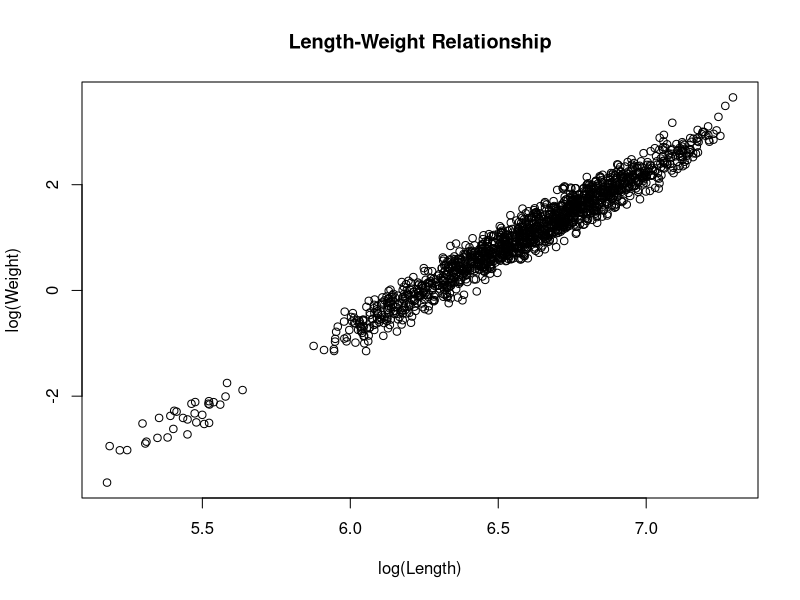
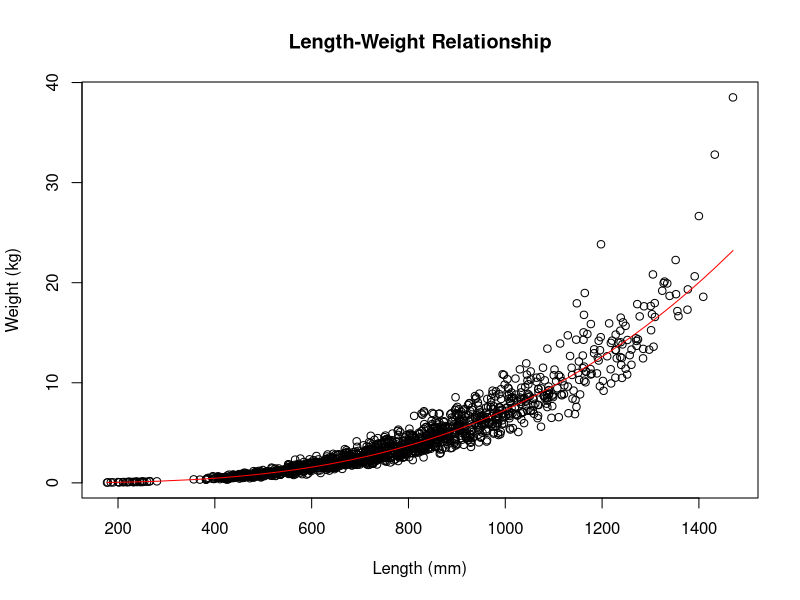
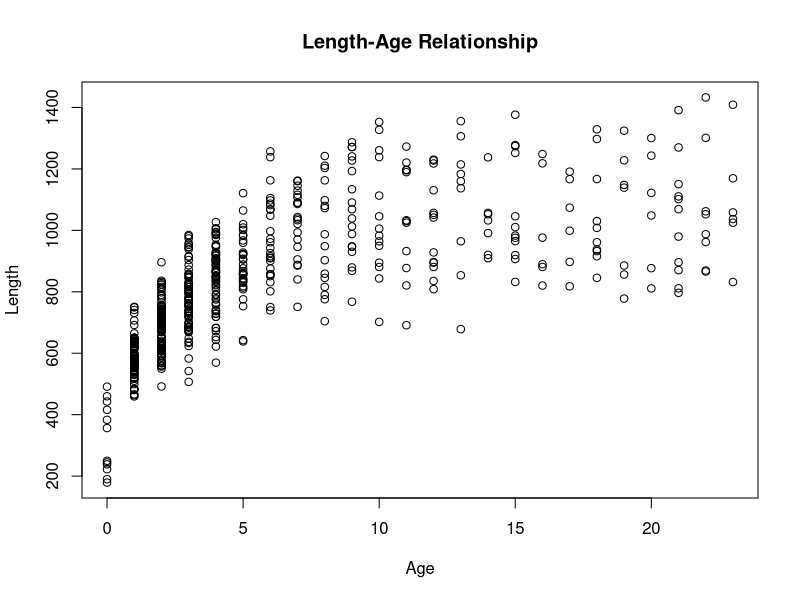
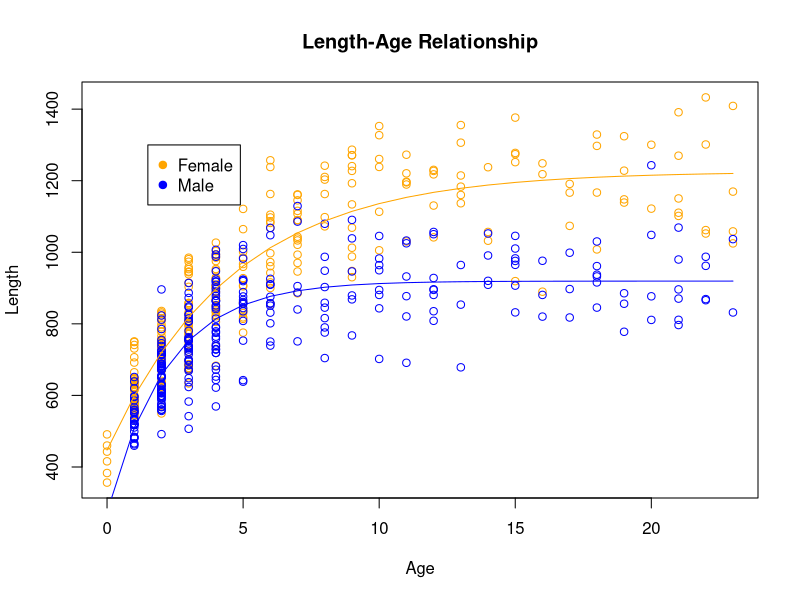
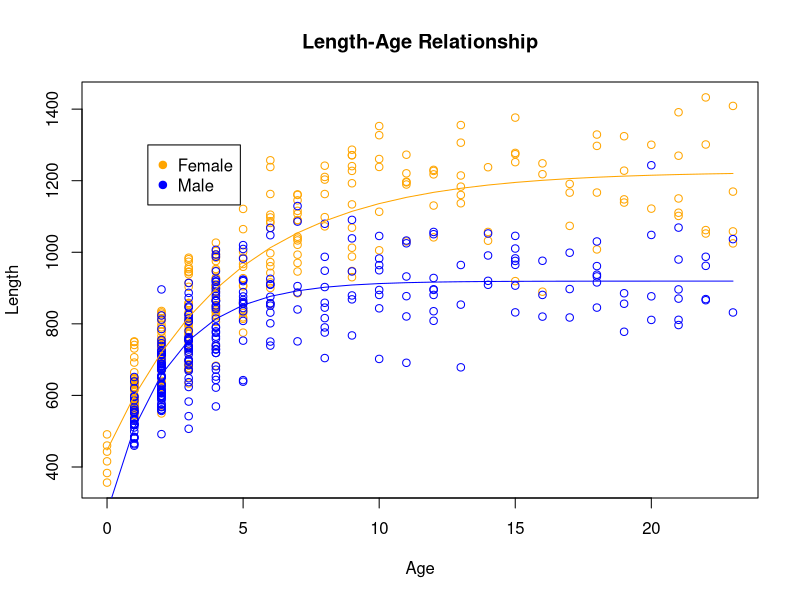
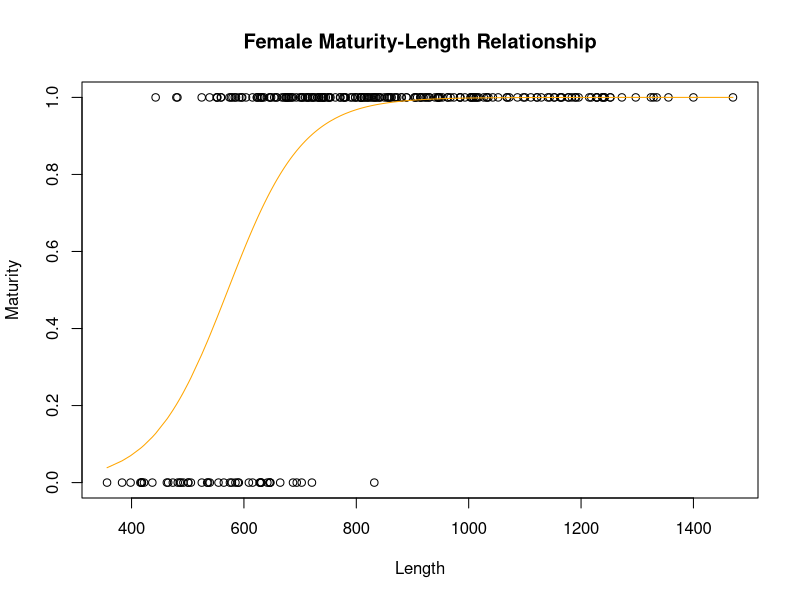
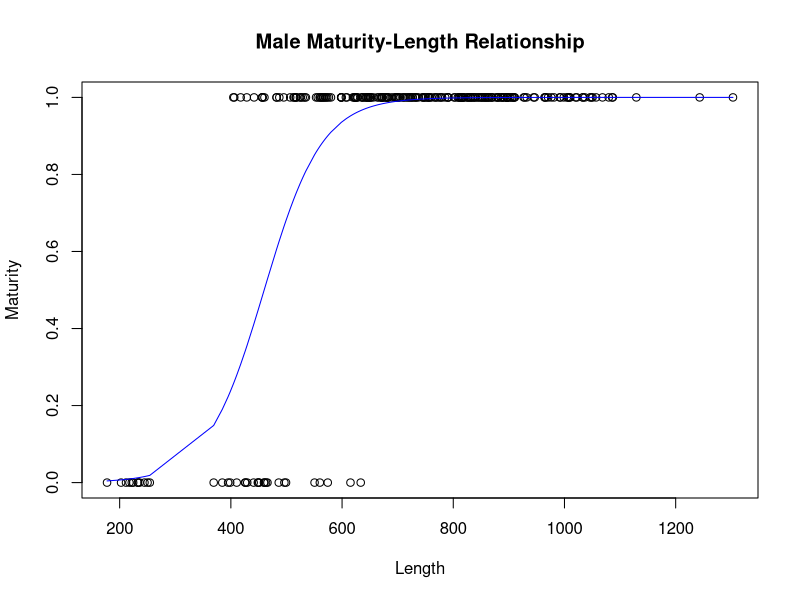
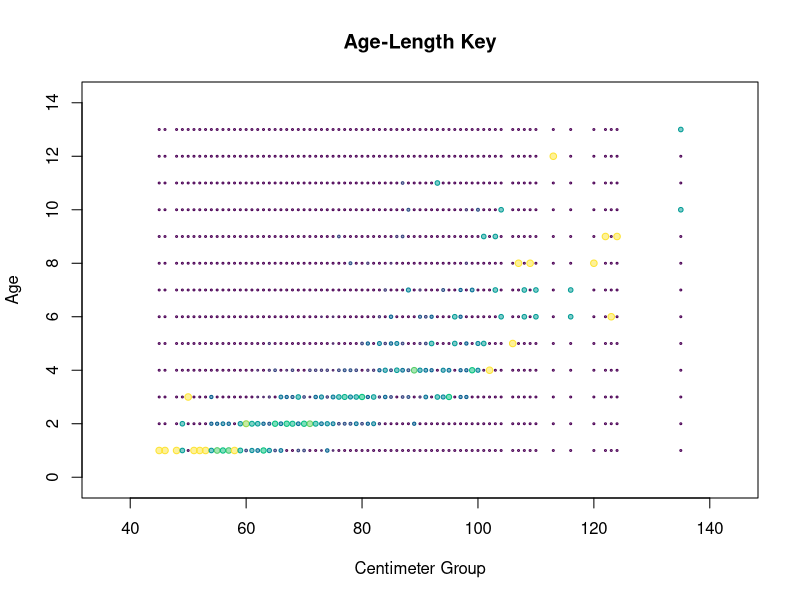

Source code (R) for these figures, in order:
## ---- chunk 1
library(lme4)

col2rgbA<-function(color,transparency)
{
  rgb(t(col2rgb(color))/255,alpha=transparency)
}
## ---- chunk 2
setwd("/workspaces/schooling/population_dynamics/final/") 
data <- read.table("data/King_Mackerel_sim-1.csv", header=T, sep=",") 
data$Age <- as.numeric(data$Age)
head(data)
## ---- chunk 3
length_weight <- na.omit(data[,c('TL', 'Wt')])
length_weight$lTL <- log(length_weight$TL)
length_weight$lWt <- log(length_weight$Wt)
## ---- chunk 4
plot(
    length_weight$lTL, 
    length_weight$lWt, 
    xlab="log(Length)", 
    ylab="log(Weight)", 
    main="Length-Weight Relationship"
)
## ---- chunk 5
(fit <- lm(lWt ~ lTL, data=length_weight))
## ---- chunk 6
a <- exp(coef(fit)[1])
b <- coef(fit)[2]
c(a, b)
## ---- chunk 7
length_weight$predWt <- a * length_weight$TL^b
plot(
    length_weight$TL, 
    length_weight$Wt, 
    xlab="Length (mm)", 
    ylab="Weight (kg)", 
    main="Length-Weight Relationship"
)
lines(length_weight$TL[order(length_weight$TL)], length_weight$predWt[order(length_weight$TL)], col="red")
## ---- chunk 8
filtered_data <- na.omit(data[, c('Age', 'TL', 'Sex')])
head(filtered_data)
## ---- chunk 9
plot(
    filtered_data$Age, 
    filtered_data$TL, 
    xlab="Age", 
    ylab="Length", 
    main="Length-Age Relationship"
)
## ---- chunk 10
predict_length <- function(yearsold, Linf, vbk, tknot) {
  pred_tl <- Linf * (1 - exp(-vbk * (yearsold - tknot)))
  return(pred_tl)
}

get_likelihood <- function(yearsold, tl, Linf, vbk, tknot, sig) {
  pred_tl <- predict_length(yearsold, Linf, vbk, tknot)
  NLL <- -1 * sum(dnorm(tl, pred_tl, sig, log=T), na.rm=T)
  return(NLL)
}
## ---- chunk 11
map_columns <- function(v, cols) {
    c <- rep(0, 8)
    i <- 0
    for (col in cols) {
        i <- i + 1
        if (endsWith(col, 'Linf')) {
            j <- 1
        } else if (endsWith(col, 'vbk')) {
            j <- 3
        } else if (endsWith(col, 'tknot')) {
            j <- 5
        } else {
            j <- 7
        }

        if (startsWith(col, 'f_')) {
            c[j] <- v[i]
        } else if (startsWith(col, 'm_')) {
            c[j+1] <- v[i]
        } else {
            c[j] <- v[i]
            c[j+1] <- v[i]
        }
    }
    return(c)
}

map_columns(c(1, 3, 2, 3, 4), c('m_Linf', 'f_Linf', 'vbk', 'tknot', 'sig'))
## ---- chunk 12
male_data <- filtered_data[filtered_data$Sex == 'M',]
female_data <- filtered_data[filtered_data$Sex == 'F',]
## ---- chunk 13
do_likelihood_fit <- function(v, cols, runs) {
  objective <- function(v) {
    c <- map_columns(v, cols)

    f_Linf <- exp(c[1])
    f_vbk <- c[3]
    f_tknot <- c[5]
    f_sig <- exp(c[7])

    m_Linf <- exp(c[2])
    m_vbk <- c[4]
    m_tknot <- c[6]
    m_sig <- exp(c[8])

    f_NLL <- get_likelihood(female_data$Age, female_data$TL, f_Linf, f_vbk, f_tknot, f_sig)
    m_NLL <- get_likelihood(male_data$Age, male_data$TL, m_Linf, m_vbk, m_tknot, m_sig)

    NLL <- f_NLL + m_NLL
    return(NLL)
  }

  for (i in 1:runs) {
    fit <- optim(v, objective, hessian=T)
    v <- fit$par
  }
  return(fit)
}

summarize_aic <- function(fit, cols) {
  dof <- length(cols)
  nll <- fit$value
  aic <- 2*nll + 2*dof
  row <- c(paste(cols, collapse=','), dof, nll, aic)
  return(row)
}
## ---- chunk 14
v <- c(
  6.7, 0.2, -1.5,  3.7,
  6.9,  0.2, -1.2,  4.1
) 
cols <- c(
  'f_Linf', 'f_vbk', 'f_tknot', 'f_sig',
  'm_Linf', 'm_vbk', 'm_tknot', 'm_sig'
)
(fit <- do_likelihood_fit(v, cols, 25))
(all_free <- summarize_aic(fit, cols))
## ---- chunk 15
plot(
    female_data$Age, 
    female_data$TL, 
    xlab="Age", 
    ylab="Length", 
    main="Length-Age Relationship",
    col="orange"
)
points(
    male_data$Age, 
    male_data$TL, 
    xlab="Age", 
    ylab="Length", 
    col="blue"
)
lines(
    female_data$Age[order(female_data$Age)], 
    predict_length(
        female_data$Age[order(female_data$Age)], 
        exp(fit$par[1]), 
        fit$par[2], 
        fit$par[3]
    ), 
    col="orange"
)
lines(
    male_data$Age[order(male_data$Age)], 
    predict_length(
        male_data$Age[order(male_data$Age)], 
        exp(fit$par[5]), 
        fit$par[6], 
        fit$par[7]
    ), 
    col="blue"
)
legend(x=1.5, y=1300, pch=19, legend=c("Female", "Male"), col=c("orange", "blue"))
## ---- chunk 16
v <- c(
  6.7, 0.2, -1.5,  3.7,
  0.2, -1.2,  4.1
) 
cols <- c(
  'Linf', 'f_vbk', 'f_tknot', 'f_sig',
  'm_vbk', 'm_tknot', 'm_sig'
)
(fit <- do_likelihood_fit(v, cols, 25))
(Linf_shared <- summarize_aic(fit, cols))
## ---- chunk 17
v <- c(
  6.7, 0.2, -1.5,  3.7,
  6.9,  -1.2,  4.1
) 
cols <- c(
  'f_Linf', 'vbk', 'f_tknot', 'f_sig',
  'm_Linf', 'm_tknot', 'm_sig'
)
(fit <- do_likelihood_fit(v, cols, 25))
(vbk_shared <- summarize_aic(fit, cols))
## ---- chunk 18
v <- c(
  6.7, 0.2, -1.5,  3.7,
  6.9,  0.2, 4.1
) 
cols <- c(
  'f_Linf', 'f_vbk', 'tknot', 'f_sig',
  'm_Linf', 'm_vbk', 'm_sig'
)
(fit <- do_likelihood_fit(v, cols, 25))
(tknot_shared <- summarize_aic(fit, cols))
## ---- chunk 19
v <- c(
  6.7, 0.2, -1.5,  3.7,
  6.9,  0.2, -1.2
) 
cols <- c(
  'f_Linf', 'f_vbk', 'f_tknot', 'sig',
  'm_Linf', 'm_vbk', 'm_tknot'
)
(fit <- do_likelihood_fit(v, cols, 25))
(sig_shared <- summarize_aic(fit, cols))
## ---- chunk 20
v <- c(
  6.7, 0.2, -1.5,  3.7
) 
cols <- c(
  'Linf', 'vbk', 'tknot', 'sig'
)
(fit <- do_likelihood_fit(v, cols, 25))
(all_shared <- summarize_aic(fit, cols))
## ---- chunk 21
v <- c(
  6.7, 0.2, -1.5,  3.7,
  6.9,  0.2
) 
cols <- c(
  'f_Linf', 'f_vbk', 'tknot', 'sig',
  'm_Linf', 'm_vbk'
)
(fit <- do_likelihood_fit(v, cols, 25))
(sig_and_tknot_shared <- summarize_aic(fit, cols))
## ---- chunk 22
aic_table <- data.frame(rbind(
    all_free,
    all_shared,
    Linf_shared,
    vbk_shared,
    tknot_shared,
    sig_shared,
    sig_and_tknot_shared
))
colnames(aic_table) <- c('cols', 'dof', 'nll', 'aic')

aic_table$aic <- as.numeric(aic_table$aic)
aic_table$delta <- aic_table$aic - min(aic_table$aic)
(aic_table <- aic_table[order(aic_table$delta),])
## ---- chunk 23
v <- c(
  6.7, 0.2, -1.5,  3.7,
  6.9,  0.2, -1.2
) 
cols <- c(
  'f_Linf', 'f_vbk', 'f_tknot', 'sig',
  'm_Linf', 'm_vbk', 'm_tknot'
)
(fit <- do_likelihood_fit(v, cols, 25))
(sig_shared <- summarize_aic(fit, cols))
## ---- chunk 24
stderr <- sqrt(diag(solve(fit$hessian)))
stderr

ALPHA <- 0.05
P_L95 <- (fit$par - qnorm(1-(ALPHA/2)) * stderr)
P_MEAN <- fit$par
P_U95 <- (fit$par + qnorm(1-(ALPHA/2)) * stderr)
P_U95[1] <- exp(P_U95[1])
P_MEAN[1] <- exp(P_MEAN[1])
P_L95[1] <- exp(P_L95[1])
P_U95[4] <- exp(P_U95[4])
P_MEAN[4] <- exp(P_MEAN[4])
P_L95[4] <- exp(P_L95[4])
P_U95[5] <- exp(P_U95[5])
P_MEAN[5] <- exp(P_MEAN[5])
P_L95[5] <- exp(P_L95[5])
## ---- chunk 25
tab <- rbind(P_L95, P_MEAN, P_U95)
colnames(tab) <- c('f_Linf', 'f_K', 'f_t0', 'sigma', 'm_Linf', 'm_K', 'm_t0')
tab
## ---- chunk 26
plot(
    female_data$Age, 
    female_data$TL, 
    xlab="Age", 
    ylab="Length", 
    main="Length-Age Relationship",
    col="orange"
)
points(
    male_data$Age, 
    male_data$TL, 
    xlab="Age", 
    ylab="Length", 
    col="blue"
)
lines(
    female_data$Age[order(female_data$Age)], 
    predict_length(
        female_data$Age[order(female_data$Age)], 
        exp(fit$par[1]), 
        fit$par[2], 
        fit$par[3]
    ), 
    col="orange"
)
lines(
    male_data$Age[order(male_data$Age)], 
    predict_length(
        male_data$Age[order(male_data$Age)], 
        exp(fit$par[5]), 
        fit$par[6], 
        fit$par[7]
    ), 
    col="blue"
)
legend(x=1.5, y=1300, pch=19, legend=c("Female", "Male"), col=c("orange", "blue"))
## ---- chunk 27
filtered_data <- na.omit(data[,c('TL', 'Sex', 'Mat')])
female_data <- filtered_data[filtered_data['Sex'] == 'F',]
male_data <- filtered_data[filtered_data['Sex'] == 'M',]

get_nll <- function(theta) {
    f_lmat50 <- theta[1]
    f_sig <- theta[2]
    m_lmat50 <- theta[3]
    m_sig <- theta[4]

    prob_mat_female <- 1 / (1 + exp(-(female_data$TL - f_lmat50) / f_sig))
    prob_mat_male <- 1 / (1 + exp(-(male_data$TL - m_lmat50) / m_sig))
    nll_female <- -1*sum(dbinom(female_data$Mat, size=1, prob=prob_mat_female, log=T))
    nll_male <- -1*sum(dbinom(male_data$Mat, size=1, prob=prob_mat_male, log=T))
    return(nll_female + nll_male)
}
## ---- chunk 28
subset_theta <- function(theta, params_to_fit) {
    input <- c()
    for (i in 1:length(params_to_fit)) {
        input <- append(input, theta[params_to_fit[i]])
    }
    return(input)
}

update_theta <- function(theta, input, params_to_fit, index_to_share) {
    v = theta
    for (i in 1:length(params_to_fit)) {
        v[params_to_fit[i]] <- input[i]
    }
    for (i in 1:length(v)) {
        if (!(i %in% params_to_fit)) {
            v[i] <- v[index_to_share[i]]
        }
    }
    return(v)
}

do_fit <- function(theta, params_to_fit, index_to_share) {

    fun <- function(input) {
        v = update_theta(theta, input, params_to_fit, index_to_share)
        return(get_nll(v))
    }

    input <- subset_theta(theta, params_to_fit)
    for (i in 1:10) {
        fit <- optim(input, fun, hessian=T)
        input <- fit$par
    }
    theta <- update_theta(theta, input, params_to_fit, index_to_share)
    return(theta)
}

get_aic <- function(theta, params_to_fit) {
    nll <- get_nll(theta)
    k <- length(params_to_fit)
    aic <- 2*k + 2*nll
    return(c(nll, k, aic))
}
## ---- chunk 29

starting_guess <- c(200, 20, 200, 20)
index_to_share <- c(3, 4, 1, 2)
row_names <- c()
col_names <- c("f_lmat50", "f_sig", "m_lmat50", "m_sig", "nll", "params", "AIC")

params_to_fit <- c(1, 2, 3)
theta <- do_fit(starting_guess, params_to_fit, index_to_share)
aic_info <- get_aic(theta, params_to_fit)
row1 <- c(theta, aic_info)
row_names <- append(row_names, "L(h)sig(.)")

params_to_fit <- c(1, 2, 4)
theta <- do_fit(starting_guess, params_to_fit, index_to_share)
aic_info <- get_aic(theta, params_to_fit)
row2 <- c(theta, aic_info)
row_names <- append(row_names, "L(.)sig(h)")

params_to_fit <- c(1, 2)
theta <- do_fit(starting_guess, params_to_fit, index_to_share)
aic_info <- get_aic(theta, params_to_fit)
row3 <- c(theta, aic_info)
row_names <- append(row_names, "L(.)sig(.)")

params_to_fit <- c(1, 2, 3, 4)
theta <- do_fit(starting_guess, params_to_fit, index_to_share)
aic_info <- get_aic(theta, params_to_fit)
row4 <- c(theta, aic_info)
row_names <- append(row_names, "L(h)sig(h)")
## ---- chunk 30
results <- rbind(row1, row2, row3, row4)
colnames(results) <- col_names
rownames(results) <- row_names
results <- data.frame(results)

results <- results[order(results$AIC),]
results$delta_aic <- results$AIC - results$AIC[1]
results
## ---- chunk 31
theta <- results[2, 1:4]
for (i in 1:10) {
    fit <- optim(theta, get_nll, hessian=T)
    theta <- fit$par
}
theta
## ---- chunk 32
stderr <- sqrt(diag(solve(fit$hessian)))
stderr

ALPHA <- 0.05
P_L95 <- (fit$par - qnorm(1-(ALPHA/2)) * stderr)
P_MEAN <- fit$par
P_U95 <- (fit$par + qnorm(1-(ALPHA/2)) * stderr)

tab <- rbind(P_L95, P_MEAN, P_U95)
colnames(tab) <- c('f_lmat50', 'f_sig', 'm_lmat50', 'm_sig')
tab
## ---- chunk 33
plot(
    female_data$TL,
    female_data$Mat,
    xlab="Length",
    ylab="Maturity",
    main="Female Maturity-Length Relationship",
)
lines(
    female_data$TL[order(female_data$TL)],
    1 / (1 + exp(-(female_data$TL[order(female_data$TL)] - fit$par[1]) / fit$par[2])),
    col="orange"
)
## ---- chunk 34
plot(
    male_data$TL,
    male_data$Mat,
    xlab="Length",
    ylab="Maturity",
    main="Male Maturity-Length Relationship",
)
lines(
    male_data$TL[order(male_data$TL)],
    1 / (1 + exp(-(male_data$TL[order(male_data$TL)] - fit$par[3]) / fit$par[4])),
    col="blue"
)
## ---- chunk 35
fishery_data <- data[data$Fishery,]
aged <- na.omit(fishery_data[,c('Age', 'TL')])
aged$cmgrp <- floor(aged$TL / 10)
(length(aged$TL))
(length(fishery_data$TL))
(max(aged$Age))
head(aged)
## ---- chunk 36
get_ALK <- function(aged) {
    ALK <- data.frame(
        prop.table(
            table(aged$Age, aged$cmgrp),
            margin=2
        )
    )
    names(ALK) <- c("Age","cmgrp","prop") 
    ALK$Age <- as.numeric(as.character(ALK$Age))
    ALK$cmgrp <- as.numeric(as.character(ALK$cmgrp))
    ALK$prop <- as.numeric(as.character(ALK$prop))
    ALK$col.prop <- hcl.colors(101,'viridis')[round(ALK$prop,2)*100+1]
    return(ALK)
}

ALK <- get_ALK(aged)
head(ALK)
## ---- chunk 37
get_catch_count_info <- function(catch, ALK) {
    catch_summary <- data.frame(table(catch$cmgrp))
    names(catch_summary) <- c("cmgrp", "total")
    catch_summary$cmgrp <- as.numeric(as.character(catch_summary$cmgrp))
    catch_summary$total <- as.numeric(as.character(catch_summary$total))
    info <- merge(ALK, catch_summary)
    info$count <- info$total * info$prop
    return(info)
}

catch <- na.omit(fishery_data[, c('TL', 'Fishery')])
catch$cmgrp <- floor(catch$TL / 10)
catch_info <- get_catch_count_info(catch, ALK)
head(catch_info)
## ---- chunk 38
get_CAA <- function(catch_info) {
    CAA <- aggregate(count~Age, data=catch_info, sum)
    return(CAA)
}

(CAA <- get_CAA(catch_info))
## ---- chunk 39
plot_ALK <- function(ALK, main) {
    # I want the circles to have area equal to
    # my proportion (for easier interpretation)
    # this would mean prop <- 4 * pi * r^2 or 
    # r <- sqrt(prop / (4 * pi))
    with(
        ALK, {
            symbols(
                x=cmgrp,
                y=Age,
                circles=sqrt(prop/(4 * pi)) * 2,
                inches=F,
                fg = col.prop,
                bg = col2rgbA(col.prop,0.5),
                xlab="Centimeter Group",
                ylab="Age",
                main=main
            )
        }
    )
}

plot_ALK(ALK, "Age-Length Key")
## ---- chunk 40
with(
    CAA, {
        plot(
            Age,
            count,
            type='b',
            pch=16,
            col="black",
            xlab="Age",
            ylab="Count",
            main='Catch at Age'
        )
    }
)
## ---- chunk 41
reshape_for_millar <- function(CAA) {
    age_at_peak <- CAA$Age[which.max(CAA$count)]
    CAA_lim <- CAA[CAA$Age >= age_at_peak,]

    max_age <- max(CAA_lim$Age)
    CAA_ext <- rbind(
        CAA_lim,
        cbind(
            Age=(max_age+1):(2*max_age),
            count=rep(0,max_age)
        )
    )
    CAA_ext$count <- floor(CAA_ext$count)
    return(CAA_ext)
}

get_millar_fit <- function(CAA) {
    CAA_ext <- reshape_for_millar(CAA)

    fit <- glmer(
        count ~ Age + (1|Age),
        family=poisson,
        data=CAA_ext
    )
    print(summary(fit))
    return(fit)
}

(millar_fit <- get_millar_fit(CAA))
## ---- chunk 42
get_params_from_millar <- function(millar_fit, alpha) {
    coef <- summary(millar_fit)$coef
    Z <- coef[2, 1]
    std <- coef[2, 2]
    ZU <- min(Z + qnorm(1-alpha/2)*std, 0)
    ZL <- Z - qnorm(1-alpha/2)*std

    A <- 1 - exp(Z)
    AU <- 1 - exp(ZU)
    AL <- 1 - exp(ZL)

    S <- exp(Z)
    SU <- exp(ZU)
    SL <- exp(ZL)

    m <- matrix(c(ZL, Z, ZU, AL, A, AU, SL, S, SU),3,3)
        colnames(m) <- c("Z", "A", "S")
        rownames(m) <- c("Lower", "MLE", "Upper")
    return(m)
}

get_params_from_millar(millar_fit, 0.05)
## ---- chunk 43
(M = -1.5 * 0.2257593)
## ---- chunk 44
Z = -0.4718949
(F = Z - M)
## ---- chunk 45
A_max <- 23
ages <- seq(1, A_max, 1)

L_inf <- 1225.6
K <- 0.216
t_0 <- -2.1

get_lengths <- function(ages, L_inf, K, t_0){
  return(L_inf * (1 - exp(-K * (ages - t_0))))
}

lengths <- get_lengths(ages, L_inf, K, t_0)

plot(
  x=ages,
  y=lengths,
  type="l",
  xlab="Age",
  ylab="Length (mm)"
)
## ---- chunk 46
a <- 7.01 * 10 ^ -9
b <- 3.01

get_weights <- function(lengths, a, b){
  return(a * lengths ^ b)
}

weights <- get_weights(lengths, a, b)

plot(
  x=lengths,
  y=weights,
  type="l",
  xlab="Length (mm)",
  ylab="Weight (kg)"
)
## ---- chunk 47
L_mat_50 <- 571.5

get_fecundity <- function(weights, L_mat_50) {
  W_mat_50 <- get_weights(L_mat_50, a, b)
  return(pmax(0, weights - W_mat_50))
}

fecundity <- get_fecundity(weights, L_mat_50)

plot(
  x=weights,
  y=fecundity,
  type="l",
  xlab="Weight (kg)",
  ylab="Fecundity"
)
## ---- chunk 48
length_sigma <- 0.1
L_cap_50 <- 508

get_vul_cap <- function(lengths, L_cap_50, length_sigma) {
  sigma <- L_cap_50 * length_sigma
  return(
    1 / (1 + exp((L_cap_50 - lengths)/sigma))
  )
}

vul_cap <- get_vul_cap(lengths, L_cap_50, length_sigma)

plot(
  x=lengths,
  y=vul_cap,
  type="l",
  xlab="Length (mm)",
  ylab="Vulnerability to Capture"
)
## ---- chunk 49
minLL <- 609.6
maxLL <- 2400

get_chance_harvestable <- function(lengths, minLL, maxLL, length_sigma) {
  max_sigma <- maxLL * length_sigma
  min_sigma <- minLL * length_sigma
  return(
    1 / (1 + exp((minLL - lengths)/min_sigma))
    - 1 / (1 + exp((maxLL - lengths)/max_sigma))
  )
}

chance_harvestable <- get_chance_harvestable(
  lengths, minLL, maxLL, length_sigma
)

plot(
  x=lengths,
  y=chance_harvestable,
  type="l",
  xlab="Length (mm)",
  ylab="Chance Harvestable"
)
## ---- chunk 50
get_S <- function(M) {
  return(exp(M))
}

get_natural_factor <- function(A_max, S) {
    return(c(1, rep(S, A_max - 1)))
}

M <- -0.17
natural_factor <- get_natural_factor(A_max, get_S(M))

plot(
  x=ages,
  y=cumprod(natural_factor),
  type="l",
  xlab="Age",
  ylab="Survival Unfished"
)
## ---- chunk 51
U_harv <- 0.26
U_caught <- 0.0
D <- 0.2

get_harvest_factor <- function(
  U_harv, vul_cap, chance_harvestable
) {
  return(
    c(
      1, 1 - U_harv * chance_harvestable[1:length(chance_harvestable)-1]
    )
  )
}

get_discard_factor <- function(
    U_harv, U_caught, vul_cap, chance_harvestable, D
) {
  U <- U_harv + U_caught
  return(
    c(
      1, 1 - (
        U * vul_cap[1:length(vul_cap)-1] 
        - U_harv * chance_harvestable[1:length(chance_harvestable)-1]
      ) * D
    )
  )
}

harvest_factor <- get_harvest_factor(
  U_harv, vul_cap, chance_harvestable
)

discard_factor <- get_discard_factor(
  U_harv, U_caught, vul_cap, chance_harvestable, D
)

plot(
  x=ages,
  y=cumprod(natural_factor * harvest_factor * discard_factor),
  type="l",
  xlab="Age",
  ylab="Survival Fished"
)
## ---- chunk 52
build_table <- function(
  A_max, # ages to consider
  L_inf, K, t_0, # length params
  a, b, # weight params
  L_mat_50, # fecundity params
  L_cap_50, # vulnerability params
  minLL, maxLL, # harvestability params
  M, U_harv, U_caught, D, # survival params
  length_sigma # variability params
) {
  # build all of the modeling components
  ages <- seq(1, A_max, 1)
  lengths <- get_lengths(ages, L_inf, K, t_0)
  weights <- get_weights(lengths, a, b)
  fecundity <- get_fecundity(weights, L_mat_50)
  vul_cap <- get_vul_cap(lengths, L_cap_50, length_sigma)
  chance_harvestable <- get_chance_harvestable(
    lengths, minLL, maxLL, length_sigma
  )
  S <- get_S(M)
  natural_factor <- get_natural_factor(A_max, S)
  harvest_factor <- get_harvest_factor(
    U_harv, vul_cap, chance_harvestable
  )
  discard_factor <- get_discard_factor(
    U_harv, U_caught, vul_cap, chance_harvestable, D
  )
  tab <- rbind(
    lengths, weights, vul_cap, chance_harvestable, cumprod(natural_factor),
    cumprod(natural_factor * harvest_factor * discard_factor), fecundity
  )
  colnames(tab) <- ages
  rownames(tab) <- c(
    "length", "weight", "vul_cap", "vul_harvest", "survival_unfished",
    "survival_fished", "fecundity"
  )
  return(tab)
}

tab <- build_table(
  A_max, L_inf, K, t_0, a, b, L_mat_50, L_cap_50, minLL, maxLL, M, U_harv,
  U_caught, D, length_sigma
)
round(tab, 2)
## ---- chunk 53
get_metrics <- function(tab, U_harv) {
    results <- c(
        sum(tab["survival_fished",] * tab["fecundity",]) / sum(tab["survival_unfished",] * tab["fecundity",]),
        sum(tab['weight',] * tab['vul_harvest',] * tab['survival_fished',]) * U_harv
    )
    return(results)
}

get_metrics(tab, U_harv)
## ---- chunk 54
U_vec <- seq(0, 1, 0.01)
yield_vec <- c()
for (U in U_vec) {
    tab <- build_table(
        A_max, L_inf, K, t_0, a, b, L_mat_50, L_cap_50, minLL, maxLL, M, U,
        U_caught, D, length_sigma
    )
    metrics <- get_metrics(tab, U)
    yield_vec <- c(yield_vec, metrics[2])
}

(U_vec[which.max(yield_vec)])
## ---- chunk 55
plot(
    x=U_vec,
    y=yield_vec,
    type="l",
    xlab="U",
    ylab="Yield"
)
## ---- chunk 56
minLL_vec <- seq(0, 1500, 25)
yield_at_U_vec <- c()
U_at_max_yield_vec <- c()
spr_at_U_vec <- c()
U_vec <- seq(0, 1, 0.01)
for (new_minLL in minLL_vec) {
    yield_vec <- c()
    spr_vec <- c()
    for (U in U_vec) {
        tab <- build_table(
            A_max, L_inf, K, t_0, a, b, L_mat_50, L_cap_50, new_minLL, maxLL, M, U,
            U_caught, D, length_sigma
        )
        metrics <- get_metrics(tab, U)
        yield_vec <- c(yield_vec, metrics[2])
        spr_vec <- c(spr_vec, metrics[1])
    }
    yield_at_U_vec <- c(yield_at_U_vec, yield_vec[which(U_vec == U_harv)])
    spr_at_U_vec <- c(spr_at_U_vec, spr_vec[which(U_vec == U_harv)])
    U_at_max_yield_vec <- c(U_at_max_yield_vec, U_vec[which.max(yield_vec)])
}
## ---- chunk 57
tab <- rbind(
    yield_at_U_vec, U_at_max_yield_vec, spr_at_U_vec
)
colnames(tab) <- minLL_vec
rownames(tab) <- c(
    "yield_at_U", "U_at_max_yield", "spr_at_U"
)
round(tab, 2)
## ---- chunk 58
t_tab <- data.frame(t(tab))
rownames(t_tab) <- minLL_vec
t_tab <- t_tab[t_tab$spr_at_U >= 0.35, ]
t_tab <- t_tab[t_tab$U_at_max_yield >= 0.26, ]
t_tab
